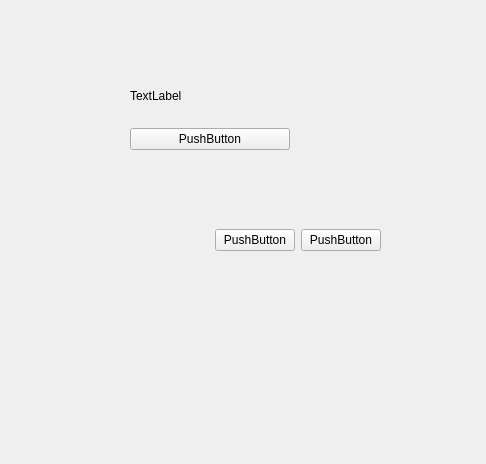
<?xml version="1.0" encoding="UTF-8"?>
<ui version="4.0">
 <class>Form</class>
 <widget class="QWidget" name="Form">
  <property name="geometry">
   <rect>
    <x>0</x>
    <y>0</y>
    <width>486</width>
    <height>464</height>
   </rect>
  </property>
  <property name="windowTitle">
   <string>Form</string>
  </property>
  <widget class="QWidget" name="verticalLayoutWidget">
   <property name="geometry">
    <rect>
     <x>130</x>
     <y>70</y>
     <width>160</width>
     <height>80</height>
    </rect>
   </property>
   <layout class="QVBoxLayout" name="verticalLayout">
    <item>
     <widget class="QLabel" name="label">
      <property name="text">
       <string>TextLabel</string>
      </property>
     </widget>
    </item>
    <item>
     <widget class="QPushButton" name="pushButton">
      <property name="text">
       <string>PushButton</string>
      </property>
     </widget>
    </item>
   </layout>
  </widget>
  <widget class="QWidget" name="horizontalLayoutWidget">
   <property name="geometry">
    <rect>
     <x>110</x>
     <y>200</y>
     <width>271</width>
     <height>80</height>
    </rect>
   </property>
   <layout class="QHBoxLayout" name="horizontalLayout">
    <item>
     <spacer name="horizontalSpacer">
      <property name="orientation">
       <enum>Qt::Horizontal</enum>
      </property>
      <property name="sizeHint" stdset="0">
       <size>
        <width>40</width>
        <height>20</height>
       </size>
      </property>
     </spacer>
    </item>
    <item>
     <widget class="QPushButton" name="pushButton_2">
      <property name="text">
       <string>PushButton</string>
      </property>
     </widget>
    </item>
    <item>
     <widget class="QPushButton" name="pushButton_3">
      <property name="text">
       <string>PushButton</string>
      </property>
     </widget>
    </item>
   </layout>
  </widget>
 </widget>
 <resources/>
 <connections/>
</ui>
